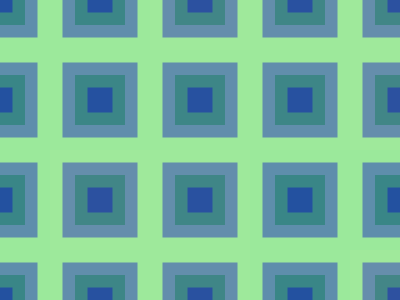
Frame 1 (no input)
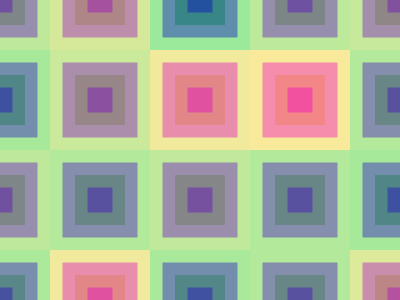
Frame 60 (the mouse pressed at the canvas centre just before this capture)
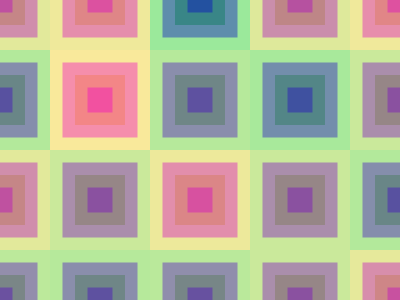
Frame 120 (the mouse held since frame 60 and released just before this capture)

The Processing sketch that drew these frames (run headless with seeded random() and noise(); from frame 60 on, the mouse is pressed at the canvas centre):

// Processing sketch: processing_166808
// ── processing_166808.pde

float[][] eColor = new float[4][5];  
float[][] speed = {{1.5, 2.5, 9.0, 7.2, 10.9}, 
                   {0.5, 2.0, 5.0, 4.0, 10.0}, 
                   {1.5, 10.0, 7.0, 1.0, 0.5},
                   {0.7, 5.0, 8.0, 1.0, 12.0}}; 
                   
void setup() {
  size(400, 300);
  background(255);
  smooth();
  noStroke();
  fill(0);
  rectMode(CENTER);
 
  for (int y = 0; y < 4; y ++) {
    for (int x = 0; x < 5; x ++) {
      eColor[y][x] = 0;  
    }
  }
}
 
void draw() {
  background(255);
 
  for (int y = 0; y < 4; y ++) {
 
    for (int x = 0; x < 5; x ++) {
      
      eColor[y][x] += speed[y][x];  
      
      if (eColor[y][x] > 255 || eColor[y][x] < 0) speed[y][x] = -speed[y][x];
 
      fill(eColor[y][x], 200, 0, 100);
      rect(x*100, y*100, 100, 100);   
      rect(x*100, y*100, 50, 50); 
      
      fill(eColor[y][x], 0, 200, 100);
      rect(x*100, y*100, 75, 75); 
      rect(x*100, y*100, 25, 25); 
    }
  }
}
